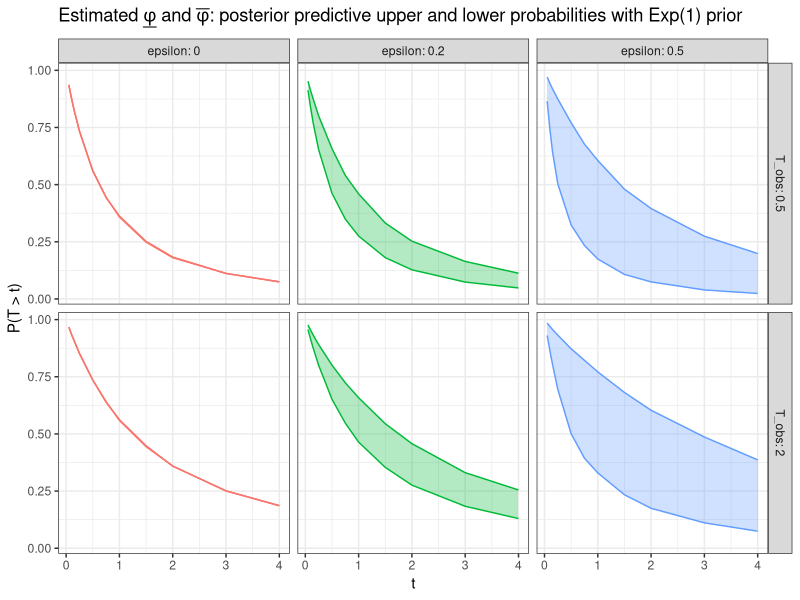
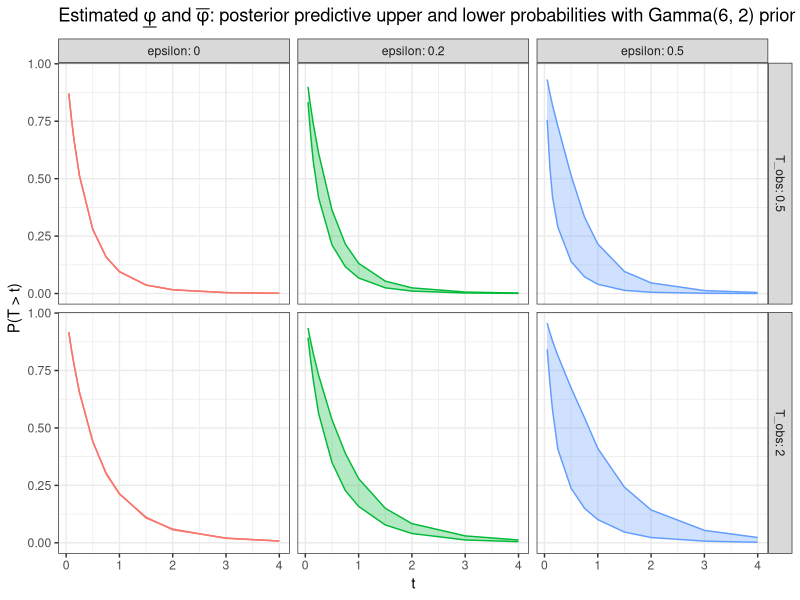
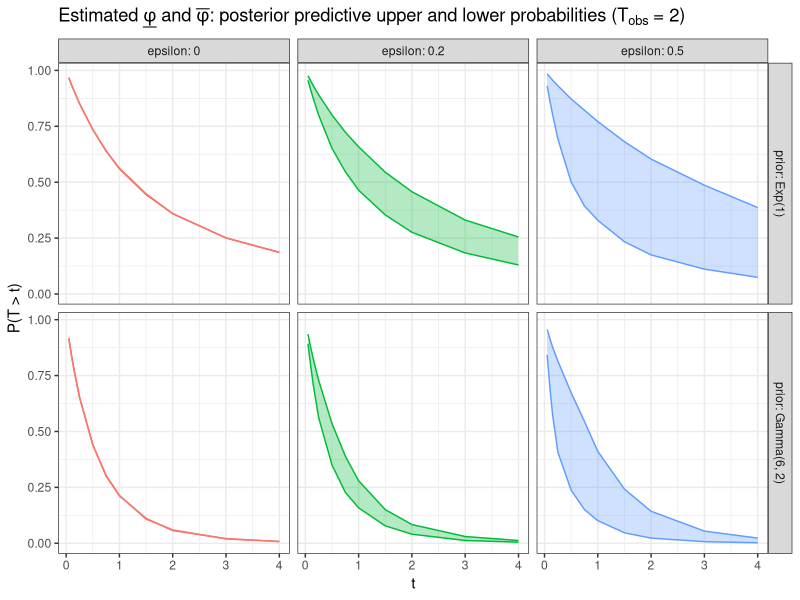

Generate these figures, in order, with R:
#' ------------------
#'  Differential Privacy and Interval of Measures
#'  author: "Robin Gong"
#'  date: "11/11/2018"
#'  -----------------

setwd('~/Documents/various_projects/DP-IoM/')
library(ggplot2)

#'  ---
#'  Example 2, Lavine (1991).
#'  ---

gk <- function(theta, k, x = 1, xobs = 1, e = 0.1, lower.tail = F){
  # g(\theta) as a function of k;  x: desired interval boundary 
  # lower.tail = T: [0, x]; F: (x, +\infty),
  # xobs: observed data, 
  # e: epsilon in the DP-IoM: U = exp(e)*P, L = exp(-e)*P
  theta <- as.vector(theta)
  pe <- pexp(x, theta, lower.tail = lower.tail)
  q <- pmin(pe*exp(e), (1-exp(-e))+pe*exp(-e))
  #q <- pmin(pe/e, (1-e)+pe*e)
  gk_ <- (q - k)*dexp(x = xobs, theta)*exp(e)^ifelse((q-k) > 0, 1, -1)
  return(gk_)
}


## Some explorations.

if (F){
k0 = 1; e0 = 0.1; xobs = 1
vt = seq(0.1, 10, by = 0.1)
temp_ <- gk(vt, k=k0, x = 1, xobs=xobs, e=e0, lower.tail = F)
plot(vt, temp_, type = 'l')
set.seed(1)
nsim = 1e5; e0 = 0.1; xobs = 1
stheta <- rexp(nsim, 1)
vk = seq(0, 1, by = 0.005)
#vk = seq(1e-3, 1, by = 1e-3)
gk_est <- sapply(vk, function(kk){mean(gk(theta = stheta, k=kk, 
                                          x=1, xobs=xobs, e=e0, 
                                          lower.tail = T))})
plot(vk, gk_est, type = 'l')
(ind <- sum(gk_est>0)); gk_est[ind]
}

## Bisection algorithm to find the suitable $k$ value.
## For now suppose the prior $\pi_m$ is precise, that is, 
## $\theta \sim Exp(1)$ and the IoM parameter $\delta = 0$.

phi.bisect <- function(x, xobs, e, left = 0, right = 1, lower = F,
                       tol = 1e-7, max.iter = 5e3, nsim = 1e5){
  
  # bisection method to find phi.lower and phi.upper
  # using Bayesian precise prior.
  # left/right: boundary k values
  
  stheta <- rexp(nsim, rate = 1)
  ck.mc <- function(kk, t){
    # calculate \overbar{c} = \underbar{c}(k) w/ monte carlo
    mean(gk(theta = t, k=kk, x=x, xobs=xobs, e=e, lower.tail = lower))
  }
  c.left <- ck.mc(kk = left, t = stheta)
  c.right <- ck.mc(kk = right, t = stheta)
  
  if(c.left*c.right >= 0){
    cat('check initial conditions')
    break
  } 
  
  iter <- 0
  while ((abs(c.left - c.right) > tol)){
    k_ <- (left + right)/2
    c_ <-  ck.mc(kk = k_, t = stheta)
    if (c_*c.right > 0){
      right <- k_
      c.right <- c_
    } else {
      left <- k_
      c.left <- c_
    }
    
    iter <- iter + 1
    if (iter > max.iter){
      cat('max iteration reached')
      break
    }
  }
  
  if (lower == T){
    phi = 1 - max(left, right)
  } else {
    phi = max(left, right)
  }
  
  rt <- list(phi = phi, c.estimate = c.right, n.iter = iter, 
             params = list(x = x, xobs = xobs, epsilon = e, 
                           delta = 0, max.iter = max.iter, 
                           lower.tail = lower))
  return(rt)
}

(value <- phi.bisect(x = 1, xobs = 1, e = 0.1, lower = F))
(value <- phi.bisect(x = 1, xobs = 1, e = 0.1, lower = T))

## Calculate for a range of values.

vepsilon = c(0, 0.2, 0.5)
params <- expand.grid(x  = c(0.05, 0.1, 0.15, 0.25, 0.5, 0.75, 1, 1.5, 2:4),
                      T_obs = c(0.5, 2),
                      epsilon = vepsilon, 
                      phi.lower = NA,
                      phi.upper = NA)

for (i in 1:nrow(params)){
  pars <- params[i, ]
  temp2_ <- phi.bisect(x = pars$x, xobs = pars$T_obs, e = pars$epsilon, lower = F,
                       nsim = 1e4)
  temp_ <- phi.bisect(x = pars$x, xobs = pars$T_obs, e = pars$epsilon, lower = T,
                      nsim = 1e4)
  params$phi.lower[i] <- temp_$phi
  params$phi.upper[i] <- temp2_$phi
}

params$epsilon <- factor(params$epsilon, labels = vepsilon)

#data = subset(params, subset = (x_obs == 2))
p2 <- ggplot(params, 
            aes(x = x, fill = epsilon, color = epsilon)) +
  facet_grid(T_obs~epsilon, labeller = "label_both") +
  geom_ribbon(aes(ymin = phi.lower, ymax = phi.upper), alpha = 0.3) +
  labs(x = 't', 
       y = 'P(T > t)',
       title = expression(paste('Estimated ', underline(phi),' and ' , bar(phi),': posterior predictive upper and lower probabilities with Exp(1) prior' ))) +
  theme_bw() + 
  scale_fill_discrete(guide = 'none') +
 # scale_fill_discrete(expression(paste(epsilon,': sampling IoM'))) +
  scale_color_discrete(guide = 'none')

pdf('dp_IoM_lavine.pdf', width = 9, height = 5.5)
p2
dev.off()

#if (F){
#pdf('Lavine1991_ex2.pdf', width = 9, height = 3)
#p
#dev.off()
#}




phi.bisect2 <- function(x, xobs, e, left = 0, right = 1, lower = F,
                       tol = 1e-7, max.iter = 5e3, nsim = 1e5){
  
  # bisection method to find phi.lower and phi.upper
  # using Bayesian precise prior: gamma(2,2)
  # left/right: boundary k values
  
  #stheta <- rexp(nsim, 1)
  #stheta <- rexp(nsim, rate = 5)
  stheta <- rgamma(nsim, shape = 6, rate = 2)
  ck.mc <- function(kk, t){
    # calculate \overbar{c} = \underbar{c}(k) w/ monte carlo
    mean(gk(theta = t, k=kk, x=x, xobs=xobs, e=e, lower.tail = lower))
  }
  c.left <- ck.mc(kk = left, t = stheta)
  c.right <- ck.mc(kk = right, t = stheta)
  
  if(c.left*c.right >= 0){
    cat('check initial conditions')
    break
  } 
  
  iter <- 0
  while ((abs(c.left - c.right) > tol)){
    k_ <- (left + right)/2
    c_ <-  ck.mc(kk = k_, t = stheta)
    if (c_*c.right > 0){
      right <- k_
      c.right <- c_
    } else {
      left <- k_
      c.left <- c_
    }
    
    iter <- iter + 1
    if (iter > max.iter){
      cat('max iteration reached')
      break
    }
  }
  
  if (lower == T){
    phi = 1 - max(left, right)
  } else {
    phi = max(left, right)
  }
  
  rt <- list(phi = phi, c.estimate = c.right, n.iter = iter, 
             params = list(x = x, xobs = xobs, epsilon = e, 
                           delta = 0, max.iter = max.iter, 
                           lower.tail = lower))
  return(rt)
}

value <- phi.bisect2(x = 1, xobs = 2, e = exp(0.2), lower = F)
value2 <- phi.bisect2(x = 1, xobs = 2, e = exp(0.2), lower = T)
value$phi
value2$phi
value <- phi.bisect(x = 1, xobs = 2, e = exp(0.2), lower = F)
value2 <- phi.bisect(x = 1, xobs = 2, e = exp(0.2), lower = T)
value$phi
value2$phi

## Calculate for a range of values.

vepsilon = c(0, 0.2, 0.5)
params2 <- expand.grid(x  = c(0.05, 0.1, 0.15, 0.25, 0.5, 0.75, 1, 1.5, 2:4),
                      T_obs = c(0.5, 2),
                      epsilon = vepsilon, 
                      phi.lower = NA,
                      phi.upper = NA)


for (i in 1:nrow(params2)){
  pars <- params2[i, ]
  temp2_ <- phi.bisect2(x = pars$x, xobs = pars$T_obs, e = pars$epsilon, lower = F,
                        nsim = 2e4)
  temp_ <- phi.bisect2(x = pars$x, xobs = pars$T_obs, e = pars$epsilon, lower = T,
                       nsim = 2e4)
  params2$phi.lower[i] <- temp_$phi
  params2$phi.upper[i] <- temp2_$phi
}

params2$epsilon <- factor(params2$epsilon, labels = vepsilon)

p3 <- ggplot(data = params2, 
             aes(x = x, fill = epsilon, color = epsilon)) +
  facet_grid(T_obs~epsilon, labeller = "label_both") +
  geom_ribbon(aes(ymin = phi.lower, ymax = phi.upper), alpha = 0.3) +
  labs(x = 't', 
       y = 'P(T > t)',
       title = expression(paste('Estimated ', underline(phi),' and ' , bar(phi),': posterior predictive upper and lower probabilities with Gamma(6, 2) prior' ))) +
  theme_bw() + 
  scale_fill_discrete(guide = 'none') +
  # scale_fill_discrete(expression(paste(epsilon,': sampling IoM'))) +
  scale_color_discrete(guide = 'none')

pdf('dp_IoM_lavine_gamma62.pdf', width = 9, height = 5.5)
p3
dev.off()


params$prior = 'Exp(1)'
params2$prior = 'Gamma(6, 2)'
param <- rbind(params, params2)

p4 <- ggplot(data = subset(param, subset = (T_obs == 2)), 
             aes(x = x, fill = epsilon, color = epsilon)) +
  facet_grid(prior~epsilon, labeller = "label_both") +
  geom_ribbon(aes(ymin = phi.lower, ymax = phi.upper), alpha = 0.3) +
  labs(x = 't', 
       y = 'P(T > t)',
       title = expression(paste('Estimated ', underline(phi),' and ' , bar(phi),': posterior predictive upper and lower probabilities (', T[obs], ' = 2)' ))) +
  theme_bw() + 
  scale_fill_discrete(guide = 'none') +
  # scale_fill_discrete(expression(paste(epsilon,': sampling IoM'))) +
  scale_color_discrete(guide = 'none')

pdf('dp_IoM_lavine_both_priors_flat.pdf', width = 9, height = 4)
p4
dev.off()

###### JUNK ######

if (F){
  params <- expand.grid(x  = c(0.05, 0.1, 0.15, 0.25, 0.5, 0.75, 1, 1.5, 2:4),
                        x_obs = c(.5, 1, 2),
                        epsilon = c(0.1, 0.5, 1), 
                        phi = NA)
  for (i in 1:nrow(params)){
    pars <- params[i, ]
    temp_ <- phi.bisect(x = pars$x, xobs = pars$x_obs, e = pars$epsilon)
    params$phi[i] <- temp_$phi
  }
  
  p <- ggplot(data = subset(params, subset = (x <= 4)), 
              aes(x = x, y = phi, color = as.factor(epsilon))) +
    facet_grid(.~x_obs, labeller = "label_both") +
    geom_line() +
    labs(x = 't', 
         y = expression(paste('estimated ',phi,' = P(x > t | ', x[obs], ')')),
         title = 'Lavine (1991) Example 2') +
    theme_bw() +
    scale_color_discrete(expression(paste(epsilon,': sampling IoM')))
  p
}

## --- ##
